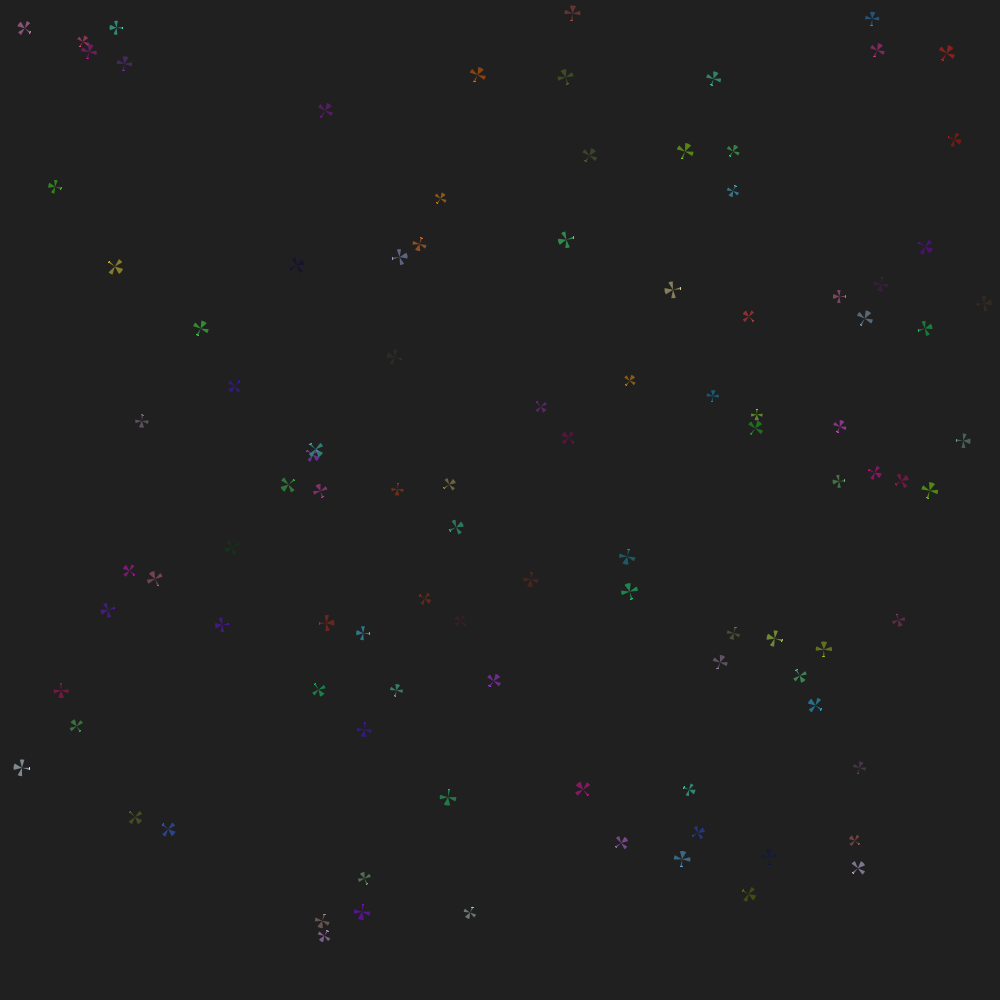
Frame 1 (no input)
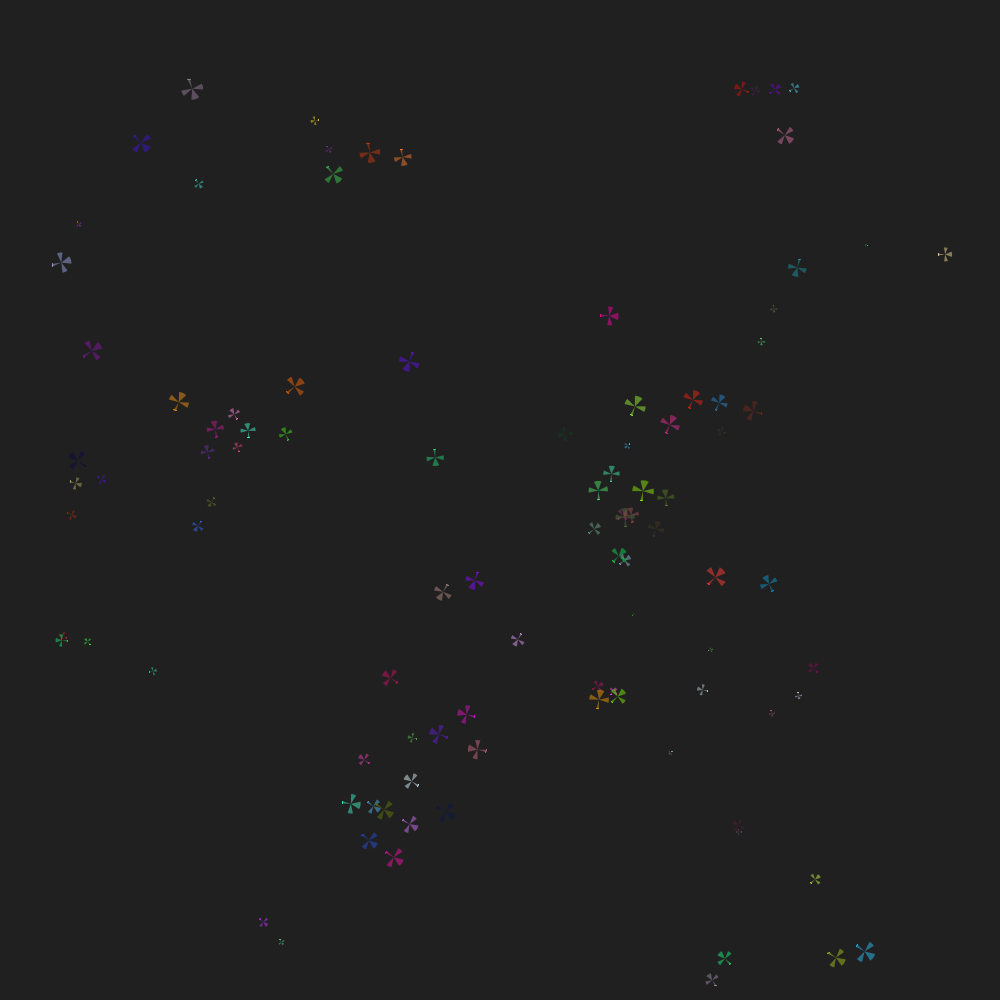
Frame 60 (the mouse pressed at the canvas centre just before this capture)
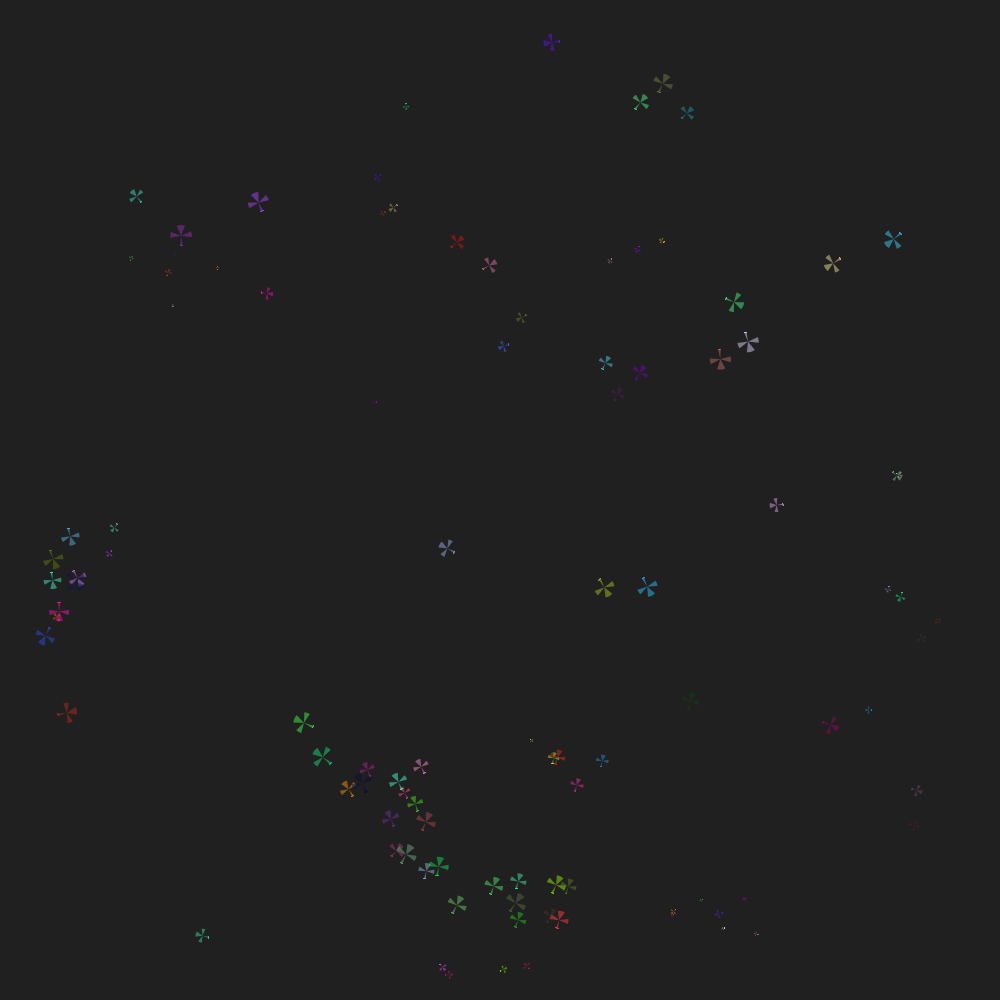
Frame 120 (the mouse held since frame 60 and released just before this capture)

The Processing sketch that drew these frames (run headless with seeded random() and noise(); from frame 60 on, the mouse is pressed at the canvas centre):

// Processing sketch: boids06
// ── boids06.pde
/// flock of birds
//-///////////////

final int     NORD_SOUTH=1000; ///< maximum distance from north to south
final int     WEST_EAST=1000;  ///< maximum distance from east to west
final int     MAX_CEIL=200;    ///< maximum flight ceiling
final int     HM_BIRDS=100;    ///< how many birds
final boolean TARGETED=false;  ///< Do they get their goals as part of initialization?
final boolean VIEW_TARGETING=true; ///< Show lines for current targets?

// Boids algorith parameters (see: https://people.ece.cornell.edu/land/courses/ece4760/labs/s2021/Boids/Boids.html)
final float   protectedRange=min(NORD_SOUTH,WEST_EAST)/30.0; ///< "Range where they fly away from others"
final float   protectedRangeSquared=protectedRange*protectedRange;
final float   visualRange=min(NORD_SOUTH,WEST_EAST)/15.0;   ///< "Range where they tend tooward center of mass"
final float   visualRangeSquared=visualRange*visualRange;
final float   avoidFactor=0.04;
final float   matchingFactor=0.05;
final float   centeringFactor=0.005;
final float   turnFactor=0.02;
final float   maxSpeed=10;
final float   minSpeed=6;
final float   margin=100;
final float   westMargin=margin;
final float   eastMargin=WEST_EAST-margin;
final float   nordMargin=margin;
final float   southMargin=NORD_SOUTH-margin;
final float   groundMargin=max(protectedRange,MAX_CEIL*0.05);
final float   ceilMargin=MAX_CEIL*0.95;

ArrayList<Bird> birds;         ///< all our birds in JAVA like container

void initBirds()
{
  birds=new ArrayList(HM_BIRDS); // Constructs an empty list with the specified initial capacity.
  for(int i=0;i<HM_BIRDS;i++)
    birds.add(new Bird(NORD_SOUTH,WEST_EAST,MAX_CEIL,TARGETED));
}

/// @note We assume that the birds are always properly sorted in terms of height.
void showBirds()
{
   for(int i=0;i<HM_BIRDS;i++)
   {
     Bird current=birds.get(i);
     float ZRatio=current.z/MAX_CEIL;
     current.showBird(2+ZRatio*20); //any way of presenting the height for now
     if(VIEW_TARGETING && current.isTargeted())
     {
       stroke(red(current.co)/2,green(current.co)/2,blue(current.co)/2);
       line(current.x,current.y,current.tx,current.ty);
     }
   }
}

void settings()
{
  size(WEST_EAST,NORD_SOUTH);
}

void setup()
{
  initBirds();
  sortBirds();
  showBirds();
  decisions();
  frameRate(25); // Slowly at first
  println("protectedRange:",protectedRange,"visualRange:",visualRange);
}

void draw()
{
  moveBirds();
  sortBirds();
  background(32);
  showBirds();
  decisions();
  fill(255);
  //text(str(frameRate)+" frm/sec",10,height-10);
}

/// @date 2026-10-16 (modified)

// ── bird.pde
/// A class describing a bird in a separate tab and file.
class Bird
{
  float x,y,z;     //!< position
  float vx,vy,vz;  //!< speed vector
  float tx,ty,tz;  //!< position of current goal
  color co; //!< we need color to distinguish birds
  
  Bird(float north_south,float east_west,float down_up,boolean targ) //!< Constructor
  {
    co=color(random(256),random(256),random(256));
    if(targ)
    {
      vx=vy=vz=0; 
      tx=random(north_south);
      ty=random(east_west);
      tz=0;
    }
    else
    {
      tx=-north_south;ty=-east_west;tz=0; // Not the real target.
      vx=random(north_south/1000)-north_south/2000;
      vy=random(east_west/1000)-east_west/2000;
      vz=0;
    }
    x=random(north_south);
    y=random(east_west);
    z=down_up/2+random(down_up/4);
  }
  
  boolean isTargeted()
  {
    return tx>=0 && ty>=0;
  }
  
  void showBird(float d) //!< visualization of a single bird
  {
    stroke(co);
    fill(red(co),green(co),blue(co),128);
    float angle=atan2(vy,vx); //The velocity vector is more versatile as a direction indicator.
    arc(x,y,d*0.9,d*0.9,angle-QUARTER_PI/6,angle+QUARTER_PI/6);
    noStroke();
    angle+=PI;
    arc(x,y,d,d,angle-QUARTER_PI/2,angle+QUARTER_PI/2);
    angle-=HALF_PI;
    arc(x,y,d,d,angle-QUARTER_PI/5,angle+QUARTER_PI/2);
    angle+=PI;
    arc(x,y,d,d,angle-QUARTER_PI/2,angle+QUARTER_PI/5); 
  }
  
} //end_of_class

/// @date 2026-10-16 ( → https://github.com/borkowsk/bookProcessingEN)

// ── birdslogic.pde
/// decisions and actions of birds
void decisions()
{
   for(int i=0;i<HM_BIRDS;i++)
   {
     Bird current=birds.get(i);
     if(current.isTargeted())
         thinkAndDoTarget(current);
     else
         thinkAndDoBoids(current,i);
   }
}

int signum(float v)
{
  if(v<0) return -1;
  else if(v>0) return 1;
  else return 0;
}

/// simple target orientation
void thinkAndDoTarget(Bird me)
{
  float dx=me.tx-me.x;
  float dy=me.ty-me.y;
  float dz=me.tz-me.z;
  
  //Has the goal been achieved?
  if(sqrt(dx*dx+dy*dy+dz*dz)<=1.0)
  {
    println("Caught! Change a goal, now!");
    me.vx=0;
    me.vy=0;
    me.vz=0;
    if(me.tz<MAX_CEIL/2)
    {
      me.tz=MAX_CEIL-1; //Target now unattainable height
    }
    else 
    {
      me.tx=-NORD_SOUTH;me.ty=-WEST_EAST;me.tz=MAX_CEIL+1; // Not the real target.
    }
  }
  else //NO! Continue to approach!
  {
    me.vx=dx*0.01; if(abs(me.vx)<1) me.vx=signum(dx);
    me.vy=dy*0.01; if(abs(me.vy)<1) me.vy=signum(dy);
    me.vz=dz*0.01; if(abs(me.vz)<0.1) me.vz=signum(dz)*0.1;
    println(me.vx,me.vy,me.vz);
  }
}

/// Implementation of the boids algorithm.
/// See: https://people.ece.cornell.edu/land/courses/ece4760/labs/s2021/Boids/Boids.html
void thinkAndDoBoids(Bird boid,int my_index)
{
  // For every "boid" - is "upstairs" . . .  //for each boid (boid):
  
      // Zero all accumulator variables
      float xpos_avg, ypos_avg, zpos_avg, xvel_avg, yvel_avg, zvel_avg, neighboring_boids, close_dx, close_dy, close_dz;
      xpos_avg=ypos_avg=zpos_avg=xvel_avg=yvel_avg=zvel_avg=neighboring_boids=close_dx=close_dy=close_dz = 0.0;
  
      // For every other boid in the flock . . .
      //for each other boid (otherboid):
      for(int i=0;i<HM_BIRDS;i++)
      if(i!=my_index)
      {
          Bird otherboid=birds.get(i);
          
          // Compute differences in x,y,z coordinates
          float dx = boid.x - otherboid.x;
          float dy = boid.y - otherboid.y;
          float dz = boid.z - otherboid.z;
  
          // Are all those differences less than the visual range?
          if (abs(dx)<visualRange && abs(dy)<visualRange && abs(dz)<visualRange)
          {
              // If so, calculate the squared distance
              float squared_distance = dx*dx + dy*dy + dz*dz;
  
              // Is squared distance less than the protected range?
              if (squared_distance < protectedRangeSquared)
              {
                  // If so, calculate difference in x/y/z-coordinates to nearfield boid
                  close_dx += boid.x - otherboid.x;
                  close_dy += boid.y - otherboid.y;
                  close_dz += boid.z - otherboid.z;
              }
              // If not in protected range, is the boid in the visual range?
              else if (squared_distance < visualRangeSquared)
                   {
                      // Add other boid's x/y/z-coord and x/y/z vel to accumulator variables
                      xpos_avg += otherboid.x;
                      ypos_avg += otherboid.y;
                      zpos_avg += otherboid.z;
                      
                      xvel_avg += otherboid.vx;
                      yvel_avg += otherboid.vy;
                      zvel_avg += otherboid.vz;
                      
                      // Increment number of boids within visual range
                      neighboring_boids ++;
                   }
          }        
      }
      
      // If there were any boids in the visual range . . .            
      if (neighboring_boids > 0) 
      {
          // Divide accumulator variables by number of boids in visual range
          xpos_avg = xpos_avg/neighboring_boids;
          ypos_avg = ypos_avg/neighboring_boids;
          zpos_avg = zpos_avg/neighboring_boids;
          
          xvel_avg = xvel_avg/neighboring_boids;
          yvel_avg = yvel_avg/neighboring_boids;
          zvel_avg = zvel_avg/neighboring_boids;
  
          // Add the centering/matching contributions to velocity
          boid.vx = (boid.vx + 
                     (xpos_avg - boid.x)*centeringFactor + 
                     (xvel_avg - boid.vx)*matchingFactor);
  
          boid.vy = (boid.vy + 
                     (ypos_avg - boid.y)*centeringFactor + 
                     (yvel_avg - boid.vy)*matchingFactor);
                     
          boid.vz = (boid.vz + 
                     (zpos_avg - boid.z)*centeringFactor + 
                     (zvel_avg - boid.vz)*matchingFactor);           
      }
      
      // Add the avoidance contribution to (x,y,z)-velocity
      boid.vx = boid.vx + (close_dx*avoidFactor);
      boid.vy = boid.vy + (close_dy*avoidFactor);
      boid.vz = boid.vz + (close_dz*avoidFactor);
  
      // If the boid is near an edge, make it turn by turnfactor
      // but in proportion to the distance from the permitted area
      if(boid.x < westMargin)
          boid.vx = boid.vx + turnFactor*abs(boid.x - westMargin);
      if(boid.x > eastMargin)
          boid.vx = boid.vx - turnFactor*abs(boid.x - eastMargin);
          
      if(boid.y > southMargin)
          boid.vy = boid.vy - turnFactor*abs(boid.y - southMargin);
      if(boid.y < nordMargin)
          boid.vy = boid.vy + turnFactor*abs(boid.y - nordMargin);

      if(boid.z > ceilMargin)
          boid.vz = boid.vz - turnFactor*abs(boid.z - ceilMargin);
      if(boid.z < groundMargin)
          boid.vz = boid.vz + turnFactor*abs(boid.z - groundMargin);
  
      // Calculate the boid's speed
      // Slow step! Lookup the "alpha max plus beta min" algorithm
      float speed = sqrt(boid.vx*boid.vx + boid.vy*boid.vy + boid.vz*boid.vz);
  
      // Enforce min and max speeds
      if (speed < minSpeed)
      {
          boid.vx = (boid.vx/speed)*minSpeed;
          boid.vy = (boid.vy/speed)*minSpeed;
          boid.vz = (boid.vz/speed)*minSpeed;
      }
      
      if (speed > maxSpeed)
      {
          boid.vx = (boid.vx/speed)*maxSpeed;
          boid.vy = (boid.vy/speed)*maxSpeed;
          boid.vz = (boid.vz/speed)*maxSpeed;
      }
      
      // Update boid's position - is in worldphysics!
}


/// @date 2026-10-16 (modified)
// ── sorting.pde
// Magic trick - Sorting taken from JAVA
//-//////////////////////////////////////

import java.util.*;

void sortBirds() ///< birds flying lower must be drawn first!
{
  birds.sort(new Comparator<Bird>() {
      public int compare(Bird b1, Bird b2) //Here we need pure JAVA syntax.
      {
         if(b1.z<b2.z) return -1;
         else if(b1.z>b2.z) return 1;
         else return 0;
      }
    });
}

/// @date 2026-10-16 (modified)

// ── worldphysics.pde
/// Birds' decisions and actions have physical consequences
void moveBirds()
{
   for(int i=0;i<HM_BIRDS;i++)
   {
     Bird current=birds.get(i);
     //Moving...
     current.x+=current.vx;
     current.y+=current.vy;
     current.z+=current.vz;
     
     //Cloud and ground collision check
     if(current.z>=MAX_CEIL)
     {
       current.z=MAX_CEIL;
       current.vz=-1; 
     }
     else 
     if(current.z<=0)
     {
       current.vx=current.vy=current.vz=0;
     } 
   }
}

/// @date 2026-10-16 (modified)
